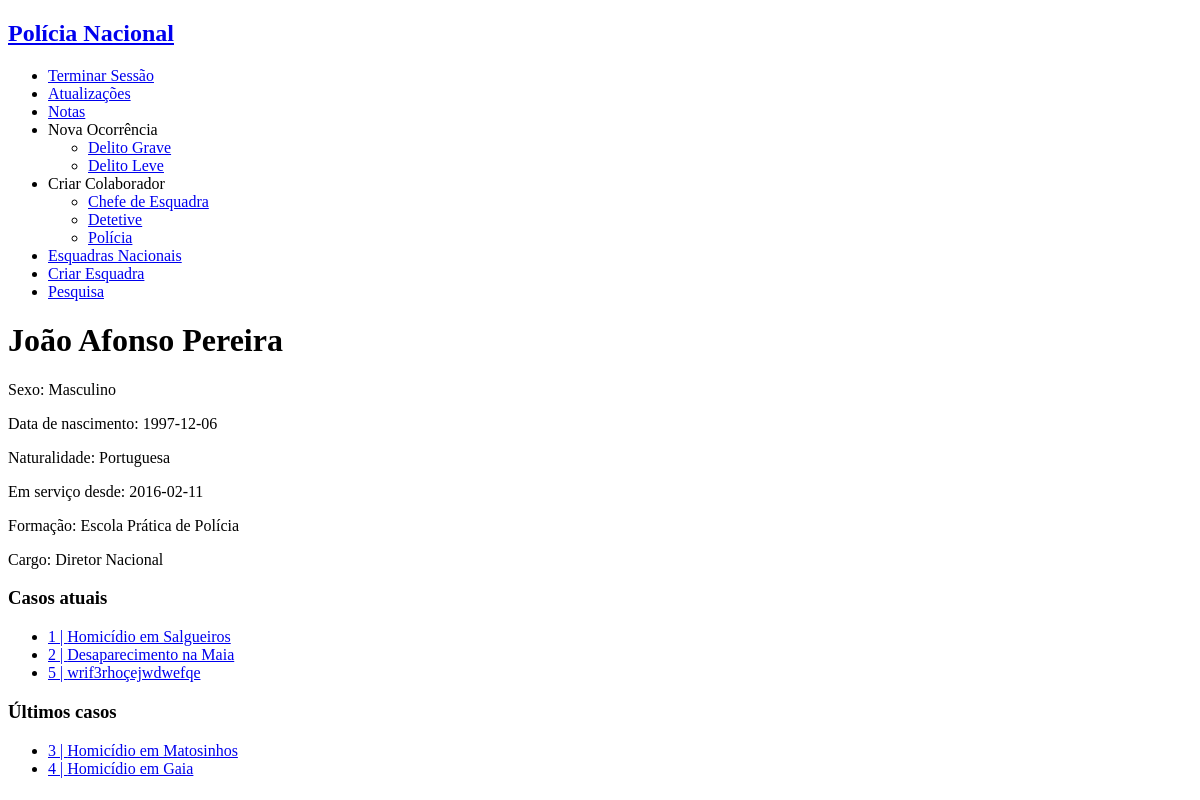
Page /main.php?username=japp (signed in) on the earlier database version.
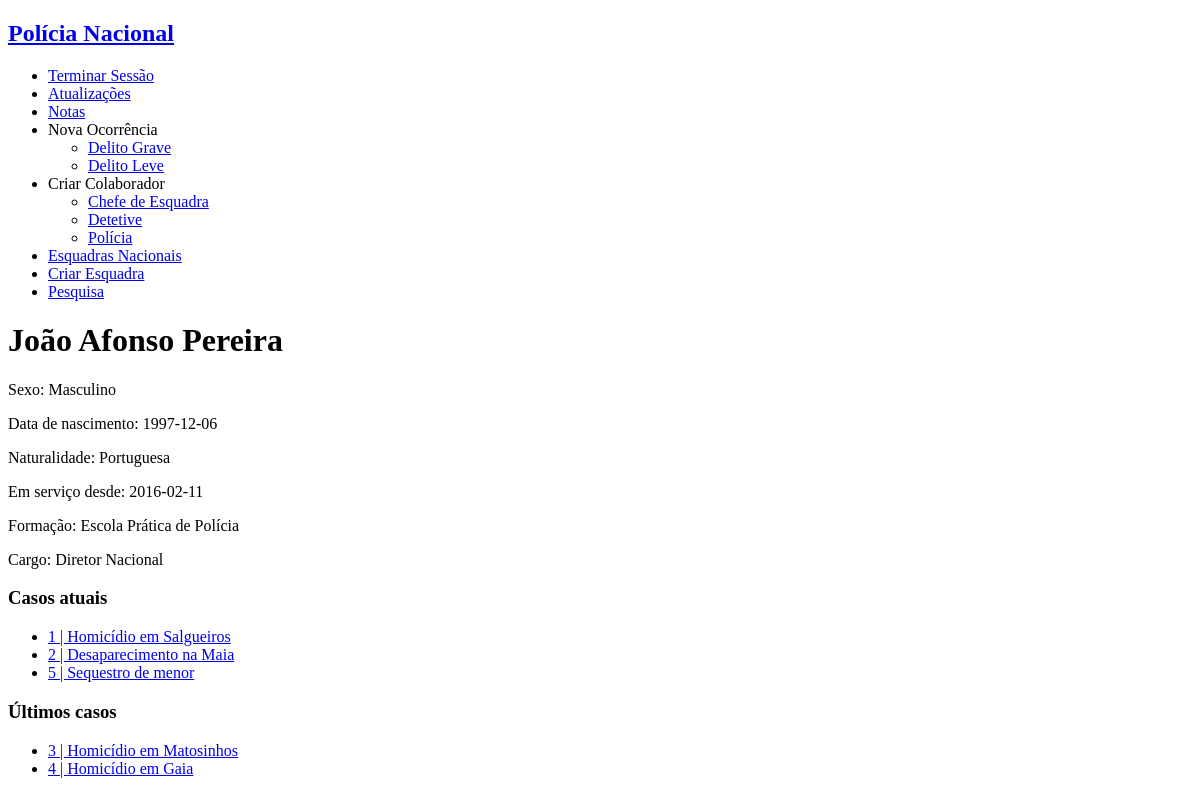
Same page on the later database version.
### tables this page shows
CREATE TABLE personnel (
    username VARCHAR PRIMARY KEY,
    password VARCHAR NOT NULL,
    email VARCHAR(320) NOT NULL, -- 64 characters for local part + @ + 255 for domain name
    fullname VARCHAR(128) NOT NULL,
    gender VARCHAR NOT NULL,
    birthdate date NOT NULL,
    naturality VARCHAR NOT NULL,
    start_service date NOT NULL,
    school VARCHAR REFERENCES schools NOT NULL,
    position VARCHAR REFERENCES positions NOT NULL,
    station INTEGER REFERENCES stations
);

CREATE TABLE occurrences (
    id INTEGER PRIMARY KEY,
    type integer REFERENCES occ_type NOT NULL,
    title VARCHAR NOT NULL,
    chief_detective VARCHAR REFERENCES personnel,
    state VARCHAR REFERENCES states NOT NULL ,
    oppening_date date NOT NULL,
    location VARCHAR NOT NULL,
    description VARCHAR NOT NULL,
    station VARCHAR REFERENCES stations NOT NULL
);

### database/connection.php (called while the page is built, shortened)
<?php $db = new PDO('sqlite:database/database.db');
function getUserByUsername($username) {
  global $db;
  $query = $db->prepare('SELECT * FROM personnel WHERE username = ?');
  $query->execute(array($username));
  return $query->fetch();
}
function GetAllOccurrences() {
  global $db;
  $query = $db->prepare('SELECT * FROM occurrences');
  $query->execute();
  return $query->fetchAll();
}

### main.php (the view, shortened to what this page needs)
<?php
include_once('database/connection.php');
?>
<!DOCTYPE html>
<html>
<?php include_once('common/header_aside.php'); ?>
<body>
    <div id="personal_info">
        <h1><?php echo $user['fullname']?></h1>
        <p> Sexo: <?php echo $user['gender'] ?></p>
        <p> Data de nascimento: <?php echo $user['birthdate'] ?>  </p>
        <p> Naturalidade: <?php echo $user['naturality'] ?> </p>
        <p> Em serviço desde: <?php echo $user['start_service'] ?> </p>
        <p> Formação: <?php echo $user['school'] ?> </p>
        <p> Cargo: <?php echo $user['position'] ?> </p>
    </div>
    <?php if ($user['position']=='Diretor Nacional'){
        $occurrences=GetAllOccurrences();
    }elseif ($user['position']=='Chefe de Esquadra'){
        $occurrences=GetOccurrencesByStation($station['id']);
    }elseif ($user['position']=='Detetive'){
        $occurrences=GetOccurrencesByChiefAndMinorOccurrences($username,$station['id']);
    }elseif ($user['position']=='Polícia'){
        $occurrences=GetOccurrencesByUsername($username);
    }
    if (!empty($occurrences)) { ?>
        <div id="current_work">
            <h3>Casos atuais</h3>
            <ul>
                <?php foreach($occurrences as $occurrence) { ?>
                    <?php if ($occurrence['state']=='Aberto') {?>
                        <?php echo "<li><a href='single_occurrence.php?id=" . $occurrence['id'] . "'>" . $occurrence['id'] . " | " . $occurrence['title'] . "</a></li>" ; ?>
                    <? } ?>
                <? } ?>
            </ul>
        </div>
        <div id="past_work">
            <h3>Últimos casos</h3>
            <ul>
                <?php foreach($occurrences as $occurrence) { ?>
                    <?php if ($occurrence['state']=='Fechado' or $occurrence['state']=='Arquivado') { ?>
                        <?php echo "<li><a href='single_occurrence.php?id=" . $occurrence['id'] . "'>" . $occurrence['id'] . " | " . $occurrence['title'] . "</a></li>" ; ?>
                    <? } ?>
                <? } ?>
            </ul>
        </div>
    <? } ?>
</body>
</html>

### common/header_aside.php (shortened to what this page needs)
<?php
include_once('database/connection.php');
$username = $_SESSION['username'];
$user = getUserByUsername($username);
?>
<!DOCTYPE html>
<html lang="en-US">
    <header>
        <a href="main.php"><h2>Polícia Nacional</h2></a>
    </header>
    <aside id="right_bar">
            <ul>
                <li><a href="log_out.php">Terminar Sessão</a></li>
                <li><a href="updates.php">Atualizações</a></li>
                <li><a href="notes.php">Notas</a></li>
                <li><a> Nova Ocorrência</a></li>
                    <ul>
                        <?php if ($user['position']!="Polícia"){?>
                            <li><a href="new_occurrence.php?relevance=2"> Delito Grave </a></li>
                        <?php } ?>
                            <li><a href="new_occurrence.php?relevance=1"> Delito Leve </a></li>
                    </ul>
                <?php if ($user['position']=="Diretor Nacional" || $user['position']=="Chefe de Esquadra" ){?>
                    <li><a> Criar Colaborador </a></li>
                        <ul>
                            <?php if ($user['position']=="Diretor Nacional"){?>
                                <li><a href="create_personnel.php?position=Chefe de Esquadra"> Chefe de Esquadra </a></li>
                            <?php } ?>
                                <li><a href="create_personnel.php?position=Detetive"> Detetive </a></li>
                                <li><a href="create_personnel.php?position=Polícia"> Polícia </a></li>
                        </ul>
                <?php } ?>
                <?php if ($user['position']=="Diretor Nacional"){?>
                    <li><a href="view_station.php"> Esquadras Nacionais </a></li>
                    <li><a href="create_station.php"> Criar Esquadra</a></li>
                <?php } ?>
                <li><a href="search.php">Pesquisa</a></li>
            </ul>
    </aside>
</html>

Differences in the rows shown:
changed occurrences id 5: title "wrif3rhoçejwdwefqe" → "Sequestro de menor"
